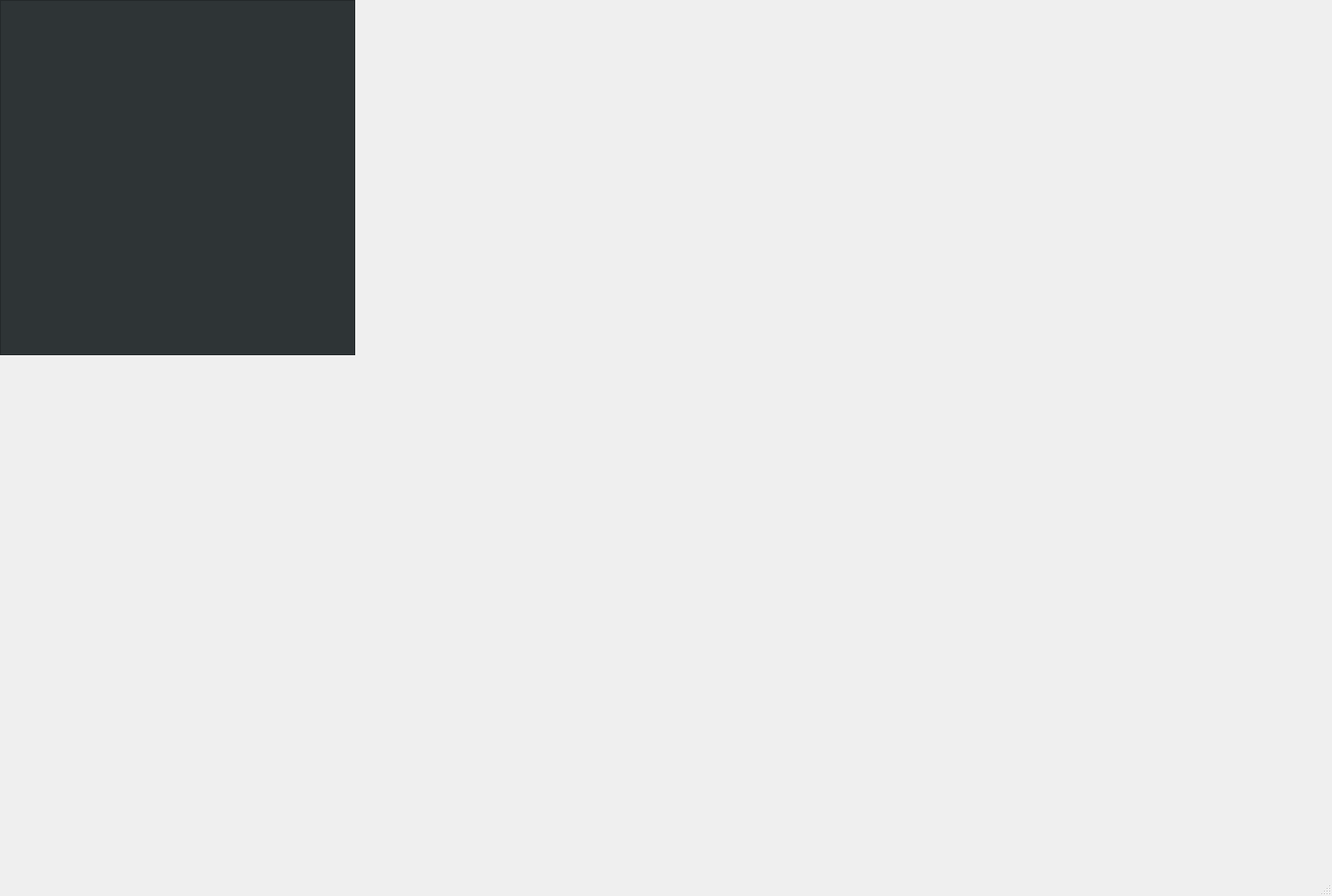
<?xml version="1.0" encoding="UTF-8"?>
<ui version="4.0">
 <class>MainWindow</class>
 <widget class="QMainWindow" name="MainWindow">
  <property name="geometry">
   <rect>
    <x>0</x>
    <y>0</y>
    <width>1500</width>
    <height>1009</height>
   </rect>
  </property>
  <property name="windowTitle">
   <string>MainWindow</string>
  </property>
  <widget class="QWidget" name="centralwidget">
   <layout class="QGridLayout" name="gridLayout_2">
    <property name="leftMargin">
     <number>0</number>
    </property>
    <property name="topMargin">
     <number>0</number>
    </property>
    <property name="rightMargin">
     <number>0</number>
    </property>
    <property name="bottomMargin">
     <number>0</number>
    </property>
    <property name="spacing">
     <number>0</number>
    </property>
    <item row="0" column="0">
     <layout class="QVBoxLayout" name="verticalLayout">
      <property name="spacing">
       <number>0</number>
      </property>
      <item>
       <widget class="QTextBrowser" name="textBrowser">
        <property name="sizePolicy">
         <sizepolicy hsizetype="Fixed" vsizetype="Fixed">
          <horstretch>0</horstretch>
          <verstretch>0</verstretch>
         </sizepolicy>
        </property>
        <property name="minimumSize">
         <size>
          <width>400</width>
          <height>400</height>
         </size>
        </property>
        <property name="styleSheet">
         <string notr="true">background: rgba(46, 52, 54);</string>
        </property>
        <property name="html">
         <string>&lt;!DOCTYPE HTML PUBLIC &quot;-//W3C//DTD HTML 4.0//EN&quot; &quot;http://www.w3.org/TR/REC-html40/strict.dtd&quot;&gt;
&lt;html&gt;&lt;head&gt;&lt;meta name=&quot;qrichtext&quot; content=&quot;1&quot; /&gt;&lt;style type=&quot;text/css&quot;&gt;
p, li { white-space: pre-wrap; }
&lt;/style&gt;&lt;/head&gt;&lt;body style=&quot; font-family:'Ubuntu'; font-size:11pt; font-weight:400; font-style:normal;&quot;&gt;
&lt;p style=&quot;-qt-paragraph-type:empty; margin-top:0px; margin-bottom:0px; margin-left:0px; margin-right:0px; -qt-block-indent:0; text-indent:0px;&quot;&gt;&lt;br /&gt;&lt;/p&gt;&lt;/body&gt;&lt;/html&gt;</string>
        </property>
       </widget>
      </item>
      <item>
       <widget class="Graphic" name="widget_2" native="true"/>
      </item>
     </layout>
    </item>
    <item row="0" column="1">
     <widget class="ImageW" name="widget" native="true">
      <property name="sizePolicy">
       <sizepolicy hsizetype="Expanding" vsizetype="Expanding">
        <horstretch>0</horstretch>
        <verstretch>0</verstretch>
       </sizepolicy>
      </property>
     </widget>
    </item>
   </layout>
  </widget>
  <widget class="QMenuBar" name="menubar">
   <property name="geometry">
    <rect>
     <x>0</x>
     <y>0</y>
     <width>1500</width>
     <height>25</height>
    </rect>
   </property>
  </widget>
  <widget class="QStatusBar" name="statusbar"/>
 </widget>
 <customwidgets>
  <customwidget>
   <class>ImageW</class>
   <extends>QWidget</extends>
   <header>imagew.h</header>
   <container>1</container>
  </customwidget>
  <customwidget>
   <class>Graphic</class>
   <extends>QWidget</extends>
   <header>graphic.h</header>
   <container>1</container>
  </customwidget>
 </customwidgets>
 <resources/>
 <connections/>
</ui>
